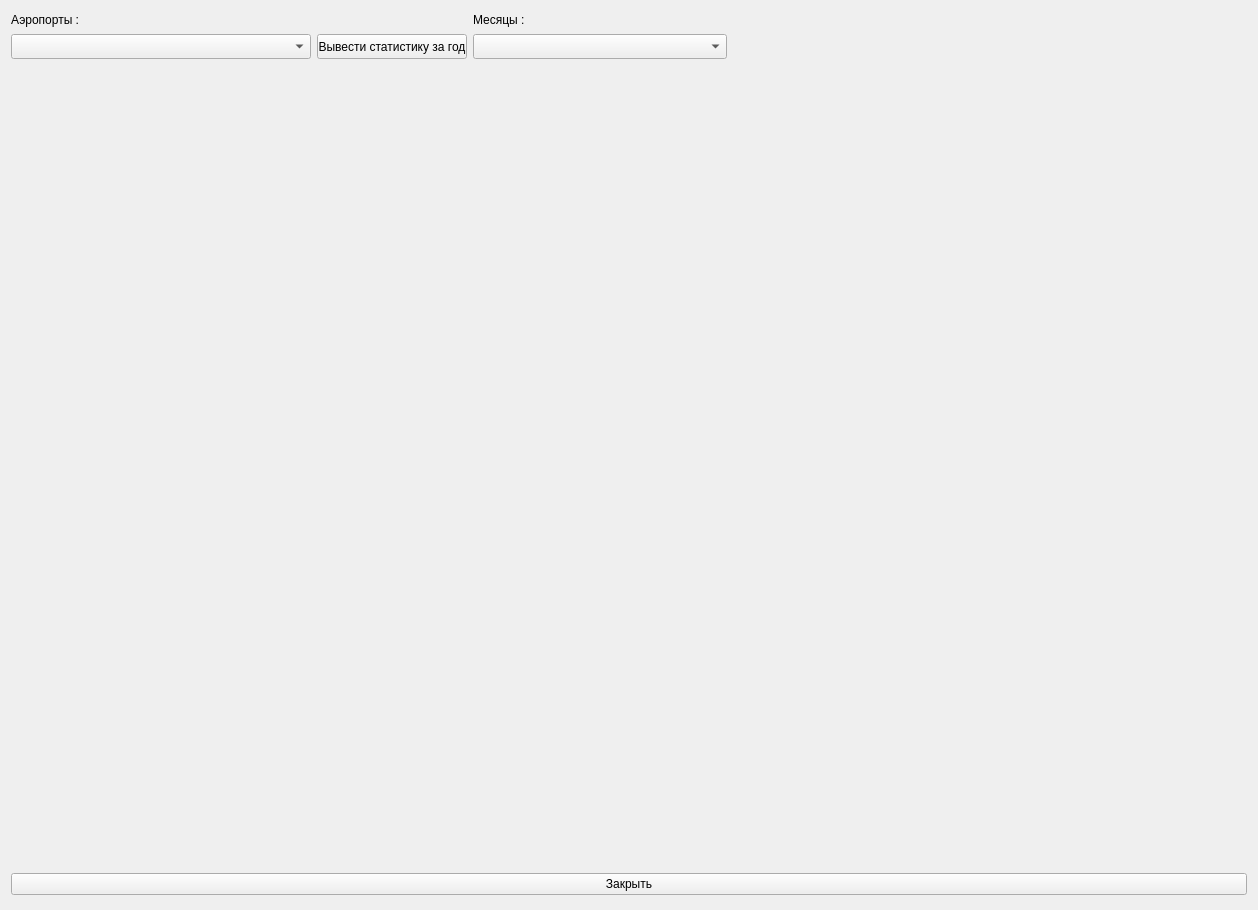
<?xml version="1.0" encoding="UTF-8"?>
<ui version="4.0">
 <class>StatisticFlight</class>
 <widget class="QWidget" name="StatisticFlight">
  <property name="geometry">
   <rect>
    <x>0</x>
    <y>0</y>
    <width>1258</width>
    <height>910</height>
   </rect>
  </property>
  <property name="minimumSize">
   <size>
    <width>1200</width>
    <height>0</height>
   </size>
  </property>
  <property name="windowTitle">
   <string>Статистика</string>
  </property>
  <property name="autoFillBackground">
   <bool>true</bool>
  </property>
  <property name="styleSheet">
   <string notr="true">Steel=rgb(0, 0, 127)</string>
  </property>
  <layout class="QGridLayout" name="gridLayout">
   <item row="3" column="0">
    <widget class="QLabel" name="lb_nameAiroport">
     <property name="maximumSize">
      <size>
       <width>16777215</width>
       <height>15</height>
      </size>
     </property>
     <property name="text">
      <string>Аэропорты :</string>
     </property>
    </widget>
   </item>
   <item row="4" column="0">
    <widget class="QComboBox" name="cb_listNameAiroport">
     <property name="minimumSize">
      <size>
       <width>300</width>
       <height>0</height>
      </size>
     </property>
     <property name="maximumSize">
      <size>
       <width>300</width>
       <height>25</height>
      </size>
     </property>
    </widget>
   </item>
   <item row="4" column="2">
    <widget class="QComboBox" name="cb_listMonth">
     <property name="minimumSize">
      <size>
       <width>0</width>
       <height>0</height>
      </size>
     </property>
     <property name="maximumSize">
      <size>
       <width>16777215</width>
       <height>25</height>
      </size>
     </property>
    </widget>
   </item>
   <item row="3" column="2">
    <widget class="QLabel" name="lb_month">
     <property name="maximumSize">
      <size>
       <width>300</width>
       <height>15</height>
      </size>
     </property>
     <property name="text">
      <string>Месяцы :</string>
     </property>
    </widget>
   </item>
   <item row="11" column="0" colspan="5">
    <widget class="QCustomPlot" name="customPlot" native="true">
     <property name="minimumSize">
      <size>
       <width>0</width>
       <height>700</height>
      </size>
     </property>
     <property name="maximumSize">
      <size>
       <width>16777215</width>
       <height>800</height>
      </size>
     </property>
    </widget>
   </item>
   <item row="4" column="1">
    <widget class="QPushButton" name="pb_StaticYear">
     <property name="maximumSize">
      <size>
       <width>150</width>
       <height>25</height>
      </size>
     </property>
     <property name="text">
      <string>Вывести статистику за год</string>
     </property>
    </widget>
   </item>
   <item row="12" column="0" colspan="5">
    <widget class="QPushButton" name="pb_close">
     <property name="minimumSize">
      <size>
       <width>0</width>
       <height>0</height>
      </size>
     </property>
     <property name="text">
      <string>Закрыть</string>
     </property>
    </widget>
   </item>
  </layout>
 </widget>
 <customwidgets>
  <customwidget>
   <class>QCustomPlot</class>
   <extends>QWidget</extends>
   <header>qcustomplot.h</header>
   <container>1</container>
  </customwidget>
 </customwidgets>
 <resources/>
 <connections/>
</ui>
